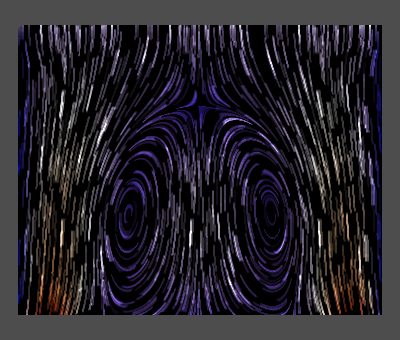

Write the Python code that produced this figure.
#!/usr/bin/env python

# Test vtkCompositeSurfaceLICMapper: SurfaceLICPlanarVectorNormalizeOffMediumGrainUniform.

import vtkmodules.vtkInteractionStyle  # noqa: F401
import vtkmodules.vtkRenderingOpenGL2  # noqa: F401

import math
import os

from vtkmodules.vtkCommonCore import vtkFloatArray
from vtkmodules.vtkCommonDataModel import vtkDataObject
from vtkmodules.vtkFiltersGeometry import vtkDataSetSurfaceFilter
from vtkmodules.vtkIOLegacy import vtkGenericDataObjectReader
from vtkmodules.vtkRenderingCore import (
    vtkActor,
    vtkDiscretizableColorTransferFunction,
    vtkRenderWindow,
    vtkRenderWindowInteractor,
    vtkRenderer,
)
from vtkmodules.vtkRenderingLICOpenGL2 import (
    vtkCompositeSurfaceLICMapper,
    vtkSurfaceLICInterface,
)

# Read data
data_dir = os.environ.get("VPE_DATA_DIR", os.path.dirname(os.path.abspath(__file__)))
reader = vtkGenericDataObjectReader()
reader.SetFileName(os.path.join(data_dir, "SurfaceVectors.vtk"))
surface = vtkDataSetSurfaceFilter()
surface.SetInputConnection(reader.GetOutputPort())
surface.Update()
data_obj = surface.GetOutputDataObject(0)

# Mapper
lic_mapper = vtkCompositeSurfaceLICMapper()
lic_mapper.SetInputArrayToProcess(
    0, 0, 0, vtkDataObject.FIELD_ASSOCIATION_POINTS_THEN_CELLS, "V")
lic_mapper.SetInputDataObject(data_obj)

# Compute vector magnitude for coloring
mag_range = [float("inf"), float("-inf")]
mag_name = None
if hasattr(data_obj, "NewIterator"):
    it = data_obj.NewIterator()
    it.InitTraversal()
    while not it.IsDoneWithTraversal():
        ds = it.GetCurrentDataObject()
        if ds and ds.GetNumberOfCells() > 0:
            v = ds.GetPointData().GetArray("V")
            if v is not None:
                mag = vtkFloatArray()
                mag.SetName("magV")
                mag.SetNumberOfTuples(v.GetNumberOfTuples())
                for j in range(v.GetNumberOfTuples()):
                    s = sum(v.GetComponent(j, c) ** 2 for c in range(v.GetNumberOfComponents()))
                    mag.SetValue(j, math.sqrt(s))
                ds.GetPointData().SetScalars(mag)
                mag_name = mag.GetName()
                r = mag.GetRange()
                mag_range[0] = min(mag_range[0], r[0])
                mag_range[1] = max(mag_range[1], r[1])
        it.GoToNextItem()
else:
    if data_obj.GetNumberOfCells() > 0:
        v = data_obj.GetPointData().GetArray("V")
        if v is not None:
            mag = vtkFloatArray()
            mag.SetName("magV")
            mag.SetNumberOfTuples(v.GetNumberOfTuples())
            for j in range(v.GetNumberOfTuples()):
                s = sum(v.GetComponent(j, c) ** 2 for c in range(v.GetNumberOfComponents()))
                mag.SetValue(j, math.sqrt(s))
            data_obj.GetPointData().SetScalars(mag)
            mag_name = mag.GetName()
            r = mag.GetRange()
            mag_range = [r[0], r[1]]

lut = vtkDiscretizableColorTransferFunction()
lut.SetColorSpaceToRGB()
lut.AddRGBPoint(mag_range[0], 0.0, 0.0, 1.0)
lut.AddRGBPoint(mag_range[1], 1.0, 0.0, 0.0)
lut.SetColorSpaceToDiverging()
lut.Build()
lut.SetDiscretize(True)
lut.SetNumberOfValues(256)
lic_mapper.SetLookupTable(lut)
lic_mapper.SetScalarModeToUsePointData()
lic_mapper.SetScalarVisibility(1)
lic_mapper.SelectColorArray(mag_name)
lic_mapper.SetUseLookupTableScalarRange(1)
lic_mapper.SetScalarModeToUsePointFieldData()
lic_mapper.SetInterpolateScalarsBeforeMapping(0)

# LIC interface parameters
lic_interface = lic_mapper.GetLICInterface()
lic_interface.SetNumberOfSteps(40)
lic_interface.SetStepSize(0.25)
lic_interface.SetEnhancedLIC(0)
lic_interface.SetNormalizeVectors(1)
lic_interface.SetGenerateNoiseTexture(1)
lic_interface.SetNoiseType(1)
lic_interface.SetNoiseTextureSize(128)
lic_interface.SetNoiseGrainSize(2)
lic_interface.SetMinNoiseValue(0.0)
lic_interface.SetMaxNoiseValue(1.0)
lic_interface.SetNumberOfNoiseLevels(256)
lic_interface.SetImpulseNoiseProbability(0.04)
lic_interface.SetImpulseNoiseBackgroundValue(0.0)
lic_interface.SetNoiseGeneratorSeed(1)
lic_interface.SetEnhanceContrast(4)
lic_interface.SetLowLICContrastEnhancementFactor(0.0)
lic_interface.SetHighLICContrastEnhancementFactor(0.0)
lic_interface.SetLowColorContrastEnhancementFactor(0.0)
lic_interface.SetHighColorContrastEnhancementFactor(0.2)
lic_interface.SetAntiAlias(0)
lic_interface.SetColorMode(1)
lic_interface.SetLICIntensity(0.8)
lic_interface.SetMapModeBias(0.0)
lic_interface.SetMaskOnSurface(0)
lic_interface.SetMaskThreshold(0.0)
lic_interface.SetMaskIntensity(0.0)
lic_interface.SetMaskColor([1.0, 0.0, 0.84705])

# Actor
lic_actor = vtkActor()
lic_actor.SetMapper(lic_mapper)

# Renderer
renderer = vtkRenderer()
renderer.AddActor(lic_actor)
renderer.SetBackground(0.3, 0.3, 0.3)

# Render window
render_window = vtkRenderWindow()
render_window.SetSize(400, 340)
render_window.AddRenderer(renderer)
render_window.SetWindowName("surface lic planar vector normalize off medium grain uniform")

# Interactor
interactor = vtkRenderWindowInteractor()
interactor.SetRenderWindow(render_window)

# Functional render for OpenGL context check
render_window.Render()

if not vtkSurfaceLICInterface.IsSupported(render_window):
    print("WARNING: Surface LIC not supported, skipping.")
else:
    # Scene
    camera = renderer.GetActiveCamera()
    camera.SetFocalPoint(0.0, 0.0, 0.0)
    camera.SetPosition(1.0, 0.0, 0.0)
    camera.SetViewAngle(30)
    camera.SetViewUp(0.0, 0.0, 1.0)
    renderer.ResetCamera()
    camera.Zoom(1.4)

    interactor.Initialize()
    interactor.Start()
